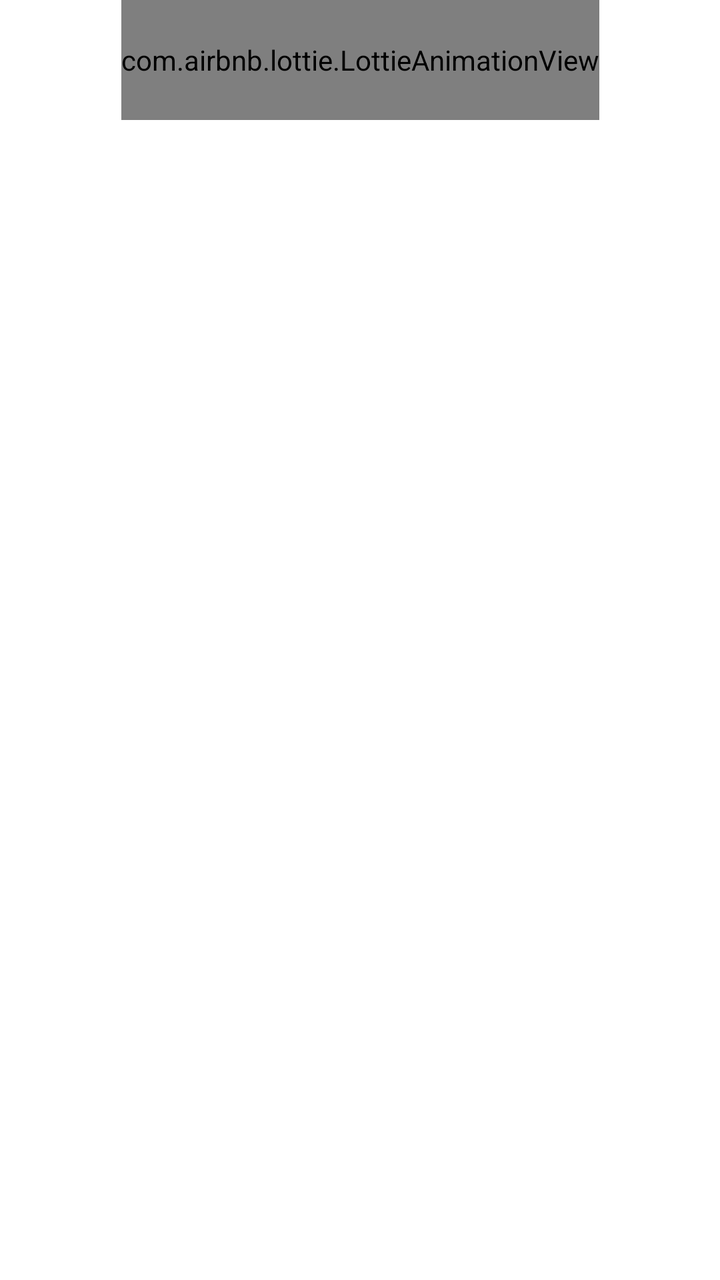
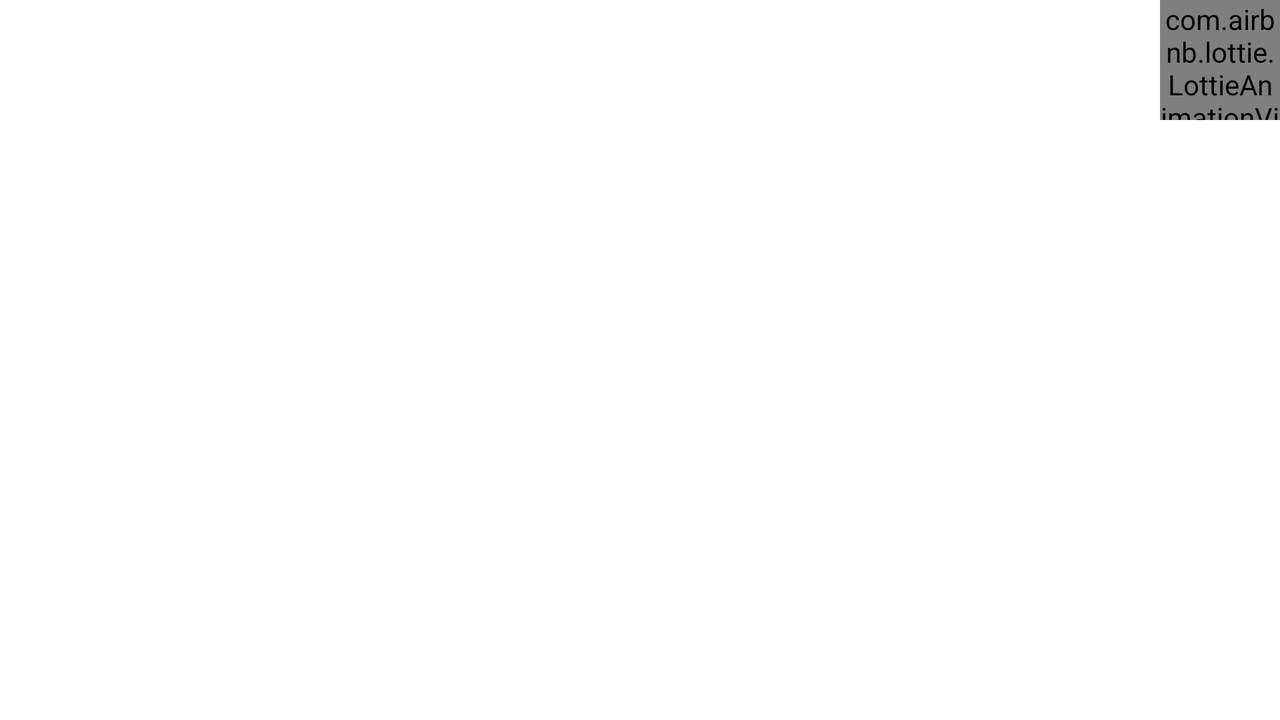

Two renders of one Android screen. The first uses the default layout on a phone; the second uses the alternative layout the repository ships for a different screen configuration, on a matching device. The two XML files are below.
<!-- AndroidManifest.xml: application theme Theme.KODEtest -->
<!-- res/layout/fragment_recipe_photo.xml -->
<?xml version="1.0" encoding="utf-8"?>
<layout xmlns:android="http://schemas.android.com/apk/res/android"
    xmlns:app="http://schemas.android.com/apk/res-auto"
    xmlns:tools="http://schemas.android.com/tools"
    tools:context=".ui.photo.RecipePhotoFragment">

    <androidx.constraintlayout.widget.ConstraintLayout

        android:layout_width="match_parent"
        android:layout_height="match_parent">


        <ImageView
            android:id="@+id/photoSaveImageView"
            android:layout_width="0dp"
            android:layout_height="0dp"
            app:layout_constraintBottom_toBottomOf="parent"
            app:layout_constraintEnd_toEndOf="parent"
            app:layout_constraintStart_toStartOf="parent"
            app:layout_constraintTop_toTopOf="parent" />

        <com.airbnb.lottie.LottieAnimationView
            android:id="@+id/lottieAnimationView2"
            android:layout_width="wrap_content"
            android:layout_height="60dp"
            android:background="@color/white"
            android:cropToPadding="false"
            android:scaleType="fitEnd"
            app:layout_constraintEnd_toEndOf="parent"

            app:layout_constraintStart_toStartOf="parent"
            app:layout_constraintTop_toTopOf="parent"
            app:lottie_autoPlay="true"
            app:lottie_fileName="download_bounce.json"
            app:lottie_loop="true" />

    </androidx.constraintlayout.widget.ConstraintLayout>
</layout>
<!-- resources referenced by this layout -->
<resources>
  <color name="white">#FFFFFFFF</color>
  <style name="Theme.KODEtest" parent="Theme.MaterialComponents.Light.NoActionBar">
          
          <item name="colorPrimary">@color/purple_500</item>
          <item name="colorPrimaryVariant">@color/orange</item>
          <item name="colorOnPrimary">@color/white</item>
          
          <item name="colorSecondary">@color/orange</item>
          <item name="colorSecondaryVariant">@color/orange</item>
          <item name="colorOnSecondary">@color/black</item>
          
          <item name="android:statusBarColor" tools:targetApi="l">?attr/colorPrimaryVariant</item>
          
      </style>
  <color name="purple_500">#FF6200EE</color>
  <color name="orange">#F47C56</color>
  <color name="black">#FF000000</color>
</resources>
<!-- res/layout-land/fragment_recipe_photo.xml (the author's variant of the layout above) -->
<!-- drawn on the phone turned sideways -->
<?xml version="1.0" encoding="utf-8"?>
<layout xmlns:android="http://schemas.android.com/apk/res/android"
    xmlns:app="http://schemas.android.com/apk/res-auto"
    xmlns:tools="http://schemas.android.com/tools"
    tools:context=".ui.photo.RecipePhotoFragment">

    <androidx.constraintlayout.widget.ConstraintLayout

        android:layout_width="match_parent"
        android:layout_height="match_parent">


        <ImageView
            android:id="@+id/photoSaveImageView"
            android:layout_width="0dp"
            android:layout_height="0dp"
            app:layout_constraintBottom_toBottomOf="parent"
            app:layout_constraintEnd_toEndOf="parent"
            app:layout_constraintStart_toStartOf="parent"
            app:layout_constraintTop_toTopOf="parent" />

        <com.airbnb.lottie.LottieAnimationView
            android:id="@+id/lottieAnimationView2"
            android:layout_width="60dp"
            android:layout_height="60dp"
            android:background="@color/white"
            android:cropToPadding="false"
            android:scaleType="fitEnd"
            app:layout_constraintEnd_toEndOf="parent"

            app:layout_constraintTop_toTopOf="parent"
            app:lottie_autoPlay="true"
            app:lottie_fileName="download_bounce.json"
            app:lottie_loop="true" />

    </androidx.constraintlayout.widget.ConstraintLayout>
</layout>
